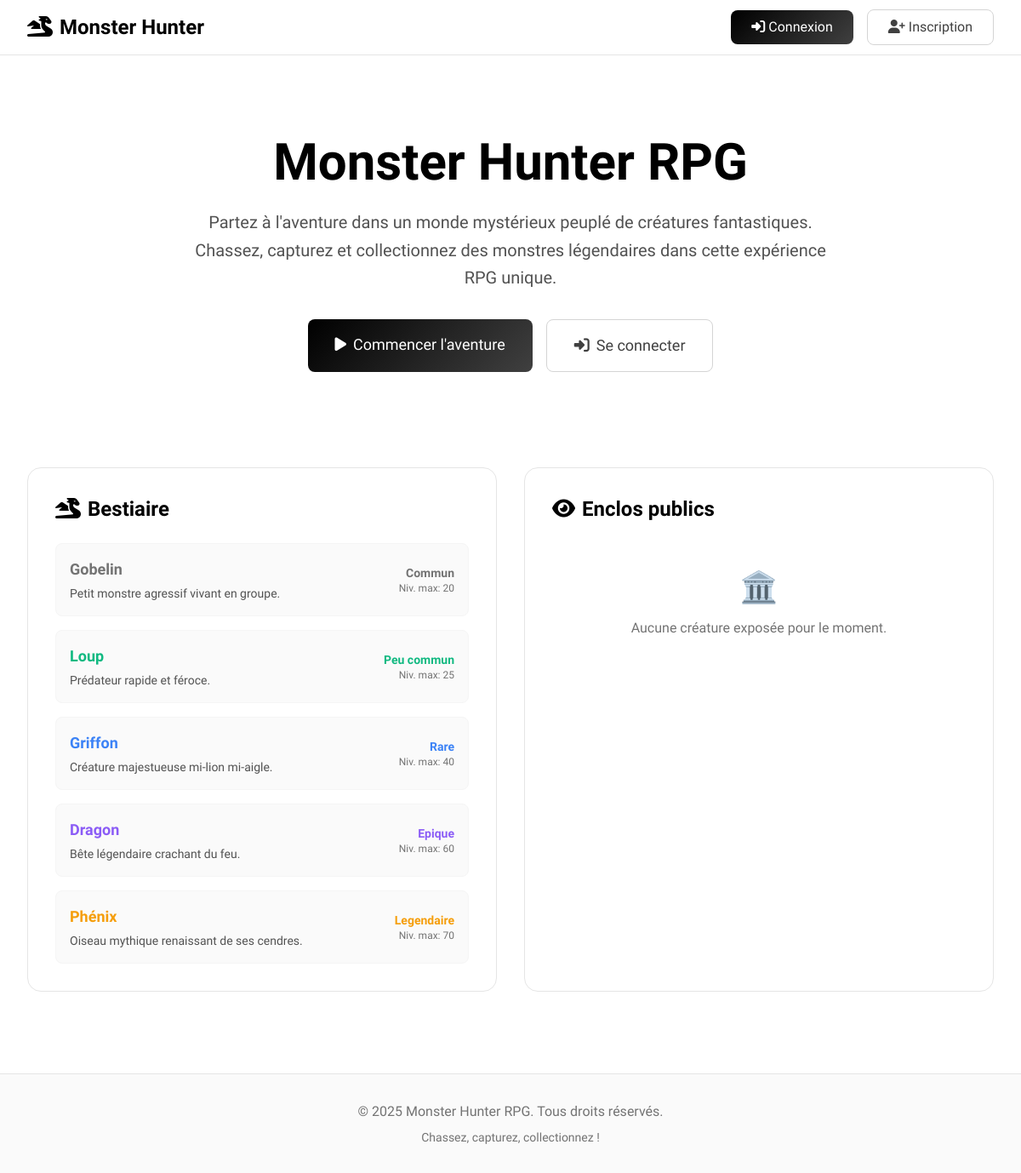
The page / on the database its author committed.
### tables this page shows
CREATE TABLE `creatures` (
  `id` int(11) NOT NULL,
  `nom` varchar(50) NOT NULL,
  `rarete` enum('commun','peu_commun','rare','epique','legendaire') NOT NULL,
  `niveau_max` int(11) NOT NULL,
  `description` text DEFAULT NULL
);

### app/core/Controller.php (called while the page is built, shortened)
<?php
class Controller {
    public function view($view, $data = []) {
        extract($data);
        require_once __DIR__ . '/../views/' . $view . '.php';
    }
    protected function model($model) {
        return new $model();
    }
    protected function isLoggedIn() {
        return isset($_SESSION['joueur_id']);
    }
    protected function getCurrentPlayer() {
        return null;
    }
}

### app/controllers/HomeController.php (called while the page is built)
<?php
require_once __DIR__ . '/../core/Controller.php';
class HomeController extends Controller {
    public function index() {
        $currentPlayer = $this->getCurrentPlayer();
        $captureModel = $this->model('Capture');
        $publicEnclos = $captureModel->getPublicEnclos();
        $joueurModel = $this->model('Joueur');
        $topPlayers = $joueurModel->getTopPlayers(5);
        $creatureModel = $this->model('Creature');
        $creatures = $creatureModel->getAll();
        $this->view('home/index', [
            'currentPlayer' => $currentPlayer,
            'publicEnclos' => $publicEnclos,
            'topPlayers' => $topPlayers,
            'creatures' => $creatures
        ]);
    }
}

### index.php (called while the page is built, shortened)
<?php
require_once __DIR__ . '/app/core/Database.php';
require_once __DIR__ . '/app/core/Router.php';
$router = new Router();
$router->dispatch();

### app/core/Database.php (called while the page is built)
<?php
class Database {
    private static $instance = null;
    public static function getConnection() {
        if (self::$instance === null) {
            try {
                $dsn = "mysql:host=" . DB_HOST . ";dbname=" . DB_NAME . ";charset=utf8mb4";
                self::$instance = new PDO($dsn, DB_USER, DB_PASS);
                self::$instance->setAttribute(PDO::ATTR_ERRMODE, PDO::ERRMODE_EXCEPTION);
                self::$instance->setAttribute(PDO::ATTR_DEFAULT_FETCH_MODE, PDO::FETCH_ASSOC);
            } catch (PDOException $e) {
                die("Erreur de connexion à la base de données : " . $e->getMessage());
            }
        }
        return self::$instance;
    }
}

### app/models/Creature.php (called while the page is built, shortened)
<?php
require_once __DIR__ . '/../core/Model.php';
class Creature extends Model {
    public function getAll() {
        $query = "SELECT * FROM creatures ORDER BY
                  CASE rarete
                    WHEN 'commun' THEN 1
                    WHEN 'peu_commun' THEN 2
                    WHEN 'rare' THEN 3
                    WHEN 'epique' THEN 4
                    WHEN 'legendaire' THEN 5
                  END, nom";
        return $this->fetchAll($query);
    }
}

### app/core/Model.php (called while the page is built, shortened)
<?php
class Model {
    protected $db;
    public function __construct() {
        $this->db = Database::getConnection();
    }
    protected function fetchAll($query, $params = []) {
        $stmt = $this->db->prepare($query);
        foreach ($params as $i => $param) {
            $stmt->bindValue($i + 1, $param, is_int($param) ? PDO::PARAM_INT : PDO::PARAM_STR);
        }
        $stmt->execute();
        return $stmt->fetchAll(PDO::FETCH_ASSOC);
    }
}

### app/views/home/index.php (the view, shortened to what this page needs)
<div class="space-y-12 animate-fade-in">
    <div class="text-center py-16">
        <h1 class="text-6xl font-bold mb-6 text-black">
            Monster Hunter RPG
        </h1>
        <p class="text-xl text-gray-600 mb-8 max-w-3xl mx-auto leading-relaxed">
            Partez à l'aventure dans un monde mystérieux peuplé de créatures fantastiques.
            Chassez, capturez et collectionnez des monstres légendaires dans cette expérience RPG unique.
        </p>
        <?php if (!$currentPlayer): ?>
        <div class="flex flex-col sm:flex-row gap-4 justify-center">
            <a href="<?= BASE_URL ?>auth/register" class="btn-primary text-white px-8 py-4 rounded-lg text-lg font-medium">
                <i class="fas fa-play mr-2"></i>Commencer l'aventure
            </a>
            <a href="<?= BASE_URL ?>auth/login" class="btn-secondary text-gray-700 px-8 py-4 rounded-lg text-lg font-medium">
                <i class="fas fa-sign-in-alt mr-2"></i>Se connecter
            </a>
        </div>
        <?php endif; ?>
    </div>
    <div class="grid grid-cols-1 lg:grid-cols-2 gap-8">
        <div class="bg-white rounded-2xl p-8 border border-gray-200 card-hover">
            <h2 class="text-2xl font-bold mb-6 text-black">
                <i class="fas fa-dragon mr-2"></i>Bestiaire
            </h2>
            <div class="space-y-4">
                <?php foreach ($creatures as $creature): ?>
                <div class="flex items-center justify-between p-4 bg-gray-50 rounded-lg border border-gray-100 hover:border-gray-200 transition-colors">
                    <div>
                        <h3 class="font-semibold rarity-<?= $creature['rarete'] ?> text-lg">
                            <?= htmlspecialchars($creature['nom']) ?>
                        </h3>
                        <p class="text-sm text-gray-600 mt-1"><?= htmlspecialchars($creature['description']) ?></p>
                    </div>
                    <div class="text-right">
                        <div class="text-sm rarity-<?= $creature['rarete'] ?> font-semibold">
                            <?= ucfirst(str_replace('_', ' ', $creature['rarete'])) ?>
                        </div>
                        <div class="text-xs text-gray-500">Niv. max: <?= $creature['niveau_max'] ?></div>
                    </div>
                </div>
                <?php endforeach; ?>
            </div>
        </div>
        <div class="bg-white rounded-2xl p-8 border border-gray-200 card-hover">
            <h2 class="text-2xl font-bold mb-6 text-black">
                <i class="fas fa-eye mr-2"></i>Enclos publics
            </h2>
            <?php if (empty($publicEnclos)): ?>
            <div class="text-center py-8">
                <div class="text-4xl mb-4">🏛️</div>
                <p class="text-gray-500">Aucune créature exposée pour le moment.</p>
            </div>
            <?php endif; ?>
        </div>
    </div>
</div>
<?php
$content = ob_get_clean();
include __DIR__ . '/../layout.php';
?>

### app/core/Router.php (shortened to what this page needs)
<?php
class Router {
    public function dispatch() {
        $url = isset($_GET['url']) ? explode('/', rtrim($_GET['url'], '/')) : [];
        $controllerName = !empty($url[0]) ? ucfirst($url[0]) . 'Controller' : 'HomeController';
        $method = $url[1] ?? 'index';
        $params = array_slice($url, 2);
        $controllerFile = __DIR__ . '/../controllers/' . $controllerName . '.php';
        if (file_exists($controllerFile)) {
            require_once __DIR__ . '/Controller.php';
            if (class_exists($controllerName)) {
                $controller = new $controllerName();
                if (method_exists($controller, $method)) {
                    call_user_func_array([$controller, $method], $params);
                } else {
                    $this->error404("Méthode $method introuvable.");
                }
            } else {
                $this->error404("Classe $controllerName introuvable.");
            }
        } else {
            $this->error404("Contrôleur $controllerName introuvable.");
        }
    }
}

### app/views/layout.php (shortened to what this page needs)
<!DOCTYPE html>
<html lang="fr">
<head>
    <link rel="stylesheet" href="https://cdnjs.cloudflare.com/ajax/libs/font-awesome/6.4.0/css/all.min.css">
    <script src="https://cdn.tailwindcss.com"></script>
</head>
<body class="bg-white text-gray-900 min-h-screen">
    <nav class="bg-white border-b border-gray-200 sticky top-0 z-50 backdrop-blur-sm bg-white/95">
        <div class="max-w-7xl mx-auto px-4 sm:px-6 lg:px-8">
            <div class="flex items-center justify-between h-16">
                <div class="flex items-center space-x-8">
                    <a href="<?= BASE_URL ?>" class="text-2xl font-bold text-black hover:text-gray-700 transition-colors">
                        <i class="fas fa-dragon mr-2"></i>Monster Hunter
                    </a>
                </div>
                <div class="flex items-center space-x-4">
                    <?php if (isset($_SESSION['joueur_id'])): ?>
                        <?php $currentPlayer = $currentPlayer ?? null; ?>
                        <?php if ($currentPlayer): ?>
                        <div class="hidden md:flex items-center space-x-4 text-sm">
                            <span class="text-black font-medium">
                                <i class="fas fa-user mr-1"></i><?= htmlspecialchars($currentPlayer['pseudo']) ?>
                            </span>
                            <span class="text-yellow-600 font-medium">
                                <i class="fas fa-coins mr-1"></i><?= number_format($currentPlayer['ors']) ?>
                            </span>
                            <span class="text-purple-600 font-medium">
                                <i class="fas fa-star mr-1"></i><?= htmlspecialchars($currentPlayer['rang']) ?>
                            </span>
                        </div>
                        <?php endif; ?>
                        <a href="<?= BASE_URL ?>auth/logout" class="bg-red-600 hover:bg-red-700 text-white px-4 py-2 rounded-lg transition-colors font-medium">
                            <i class="fas fa-sign-out-alt mr-1"></i>Déconnexion
                        </a>
                    <?php else: ?>
                        <a href="<?= BASE_URL ?>auth/login" class="btn-primary text-white px-6 py-2 rounded-lg font-medium">
                            <i class="fas fa-sign-in-alt mr-1"></i>Connexion
                        </a>
                        <a href="<?= BASE_URL ?>auth/register" class="btn-secondary text-gray-700 px-6 py-2 rounded-lg font-medium">
                            <i class="fas fa-user-plus mr-1"></i>Inscription
                        </a>
                    <?php endif; ?>
                </div>
            </div>
        </div>
    </nav>
    <main class="max-w-7xl mx-auto px-4 sm:px-6 lg:px-8 py-8">
        <?php if (isset($content)) echo $content; ?>
    </main>
    <footer class="bg-gray-50 border-t border-gray-200 mt-16">
        <div class="max-w-7xl mx-auto px-4 sm:px-6 lg:px-8 py-8">
            <div class="text-center text-gray-500">
                <p>&copy; 2025 Monster Hunter RPG. Tous droits réservés.</p>
                <p class="mt-2 text-sm">Chassez, capturez, collectionnez !</p>
            </div>
        </div>
    </footer>
</body>
</html>

### app/views/layout.php (style rules this page uses)
body { font-family: 'Electrolize', monospace; }
.rarity-commun { color: #737373; }
.rarity-peu_commun { color: #10b981; }
.rarity-rare { color: #3b82f6; }
.rarity-epique { color: #8b5cf6; }
.rarity-legendaire { color: #f59e0b; }
.card-hover { transition: all 0.2s ease-in-out; }
.btn-primary { background: linear-gradient(135deg, #000000 0%, #404040 100%); transition: all 0.2s ease-in-out; }
.btn-secondary { border: 1px solid #d4d4d4; transition: all 0.2s ease-in-out; }

### rows shown on the page
creatures: nom "Gobelin", description "Petit monstre agressif vivant en groupe.", rarete "Commun", niveau_max "20"
creatures: nom "Loup", description "Prédateur rapide et féroce.", rarete "Peu commun", niveau_max "25"
creatures: nom "Griffon", description "Créature majestueuse mi-lion mi-aigle.", rarete "Rare", niveau_max "40"
creatures: nom "Dragon", description "Bête légendaire crachant du feu.", rarete "Epique", niveau_max "60"
creatures: nom "Phénix", description "Oiseau mythique renaissant de ses cendres.", rarete "Legendaire", niveau_max "70"
